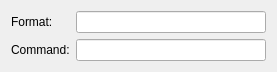
<?xml version="1.0" encoding="UTF-8"?>
<ui version="4.0">
 <class>AddFormat</class>
 <widget class="QWidget" name="AddFormat">
  <property name="geometry">
   <rect>
    <x>0</x>
    <y>0</y>
    <width>277</width>
    <height>62</height>
   </rect>
  </property>
  <property name="windowTitle">
   <string notr="true"/>
  </property>
  <layout class="QFormLayout" name="formLayout">
   <property name="fieldGrowthPolicy">
    <enum>QFormLayout::ExpandingFieldsGrow</enum>
   </property>
   <item row="0" column="1">
    <widget class="KLineEdit" name="formatEdit"/>
   </item>
   <item row="1" column="0">
    <widget class="QLabel" name="label_2">
     <property name="text">
      <string>Command:</string>
     </property>
     <property name="buddy">
      <cstring>commandEdit</cstring>
     </property>
    </widget>
   </item>
   <item row="1" column="1">
    <widget class="KLineEdit" name="commandEdit"/>
   </item>
   <item row="0" column="0">
    <widget class="QLabel" name="label">
     <property name="text">
      <string>Format:</string>
     </property>
     <property name="buddy">
      <cstring>formatEdit</cstring>
     </property>
    </widget>
   </item>
  </layout>
 </widget>
 <customwidgets>
  <customwidget>
   <class>KLineEdit</class>
   <extends>QLineEdit</extends>
   <header>klineedit.h</header>
  </customwidget>
 </customwidgets>
 <resources/>
 <connections/>
</ui>
